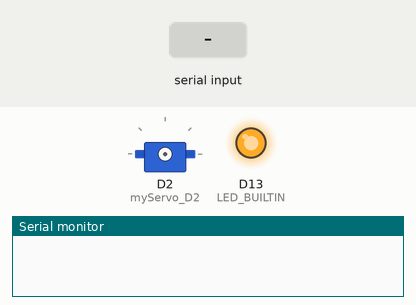
Bench run of a sketch on a simulated Seeed XIAO (SAMD21). Shown: servo, output pins drawn as LEDs (lit = HIGH), the last lines printed to the serial monitor. Inputs (shaded band) come from the test bench.

Above: at 1.2 s.
1.3 s: "cat" received over Serial
2.8 s: "dog" received over Serial
At 3.6 s:
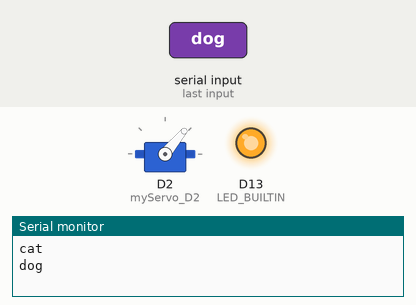
4.3 s: "person" received over Serial
At 5.2 s:
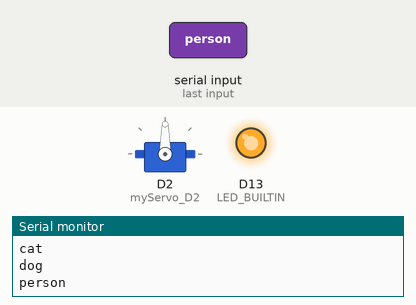
5.8 s: "pen" received over Serial
At 7.0 s:
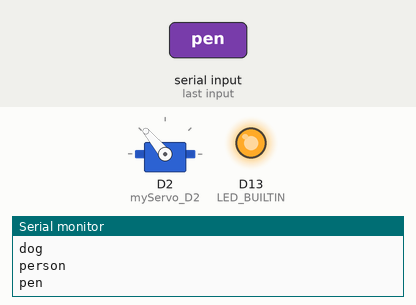
7.3 s: "unknown" received over Serial
At 8.5 s:
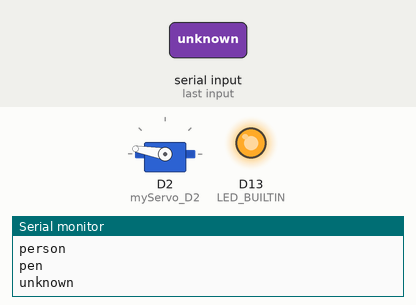
8.8 s: "a" received over Serial
At 9.3 s:
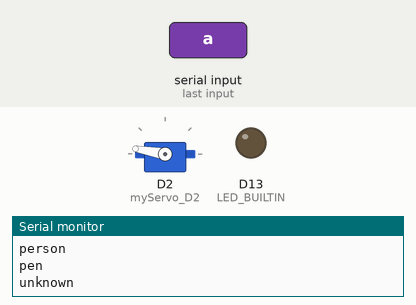
Timing chart, 0 to 11.3 s (numbered marks = the images above; inputs shaded):
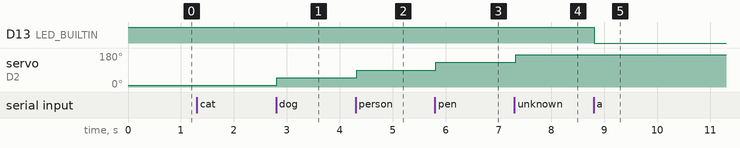

The sketch:

a03-hug-servo.ino
```cpp
/*
 * webSerial for testing javascript connection with an arduino
 *
 * Latest work at   https://github.com/hpssjellis/webMLserial
 *
 * Note: On the Arduino Serial monitor make sure no line-ending or if statements will not work
 *
 * Android https://hpssjellis.github.io/web-serial-polyfill/index.html
 * Laptops Desktops  https://hpssjellis.github.io/my-examples-of-arduino-webUSB-webSerial/public/index.html
 * IOS     not really sure
 *
 */


#include <Arduino.h> // Only needed for https://platformio.org/
#include <Servo.h>

Servo myServo_D2;


#define MYDEBUG             false


/*
#define CONVERT_G_TO_MS2    9.80665f
#define FREQUENCY_HZ        50
#define INTERVAL_MS         (1000 / (FREQUENCY_HZ + 1))
#define COLLECTION_SECONDS  1

float myFreq = FREQUENCY_HZ;
int mySeconds = COLLECTION_SECONDS;
int myMaxData = myFreq * mySeconds;
int myCount = 0;
int myDelay = INTERVAL_MS;   // non-block delay in milliseconds
unsigned long myStart;
unsigned long myReset = 0;
*/

String readString;
bool mySendData = true;
int myA0;

void setup() {
  Serial.begin(115200);
  pinMode(LED_BUILTIN, OUTPUT);
 // myServo_D2.attach(D2);   // D2 should do PWM on Portenta

 // pinMode(A0, INPUT);
  digitalWrite(LED_BUILTIN, HIGH);   // onboard LED, HIGH = off
  while (!Serial) {}                // do nothing and wait

//  myStart = millis();   // set delay
//  randomSeed(analogRead(A1));  // A1 pin on XIAO or Portenta does not have to be connected to anything
  //Serial.println("timestamp,A0");  // CSV file heading titles


}

void loop() {
  delay(3);


/*
  if ( (millis() - myStart ) >= myDelay) {
     myStart = millis();      //  reset the delay time
     myCount += 1;
     myA0 = analogRead(A0);
     //Serial.println( String(myStart)+ "," + String(analogRead(A0)) + "," + String(analogRead(A1)) + "," +  String(analogRead(A2))  );
     if (myCount > myMaxData){
        mySendData = false;   // stop sending data when amount reached
     }
     if (mySendData){
       // Serial.println( String(myStart-myReset)+ "," + String(x) + "," + String(y) + "," +  String(z)  );
        Serial.println( String(myStart-myReset) + "," + String(myA0) );
     }
   }


*/
   while (Serial.available()) {
    delay(3);
    char myChar = Serial.read();
    readString += myChar;
  }

  if (readString.length() > 0) {
    readString.trim();  // get rid of last weird character

    if (MYDEBUG){
      Serial.println(readString);
    }

    if (readString[0] == 'a'){
      digitalWrite(LED_BUILTIN, LOW); //onboard LED LOW = on
    }
    if (readString[0] == 'b'){
      digitalWrite(LED_BUILTIN, HIGH);
    }

   /*
    if (readString == "start"){
       myCount = 0;
       myStart = millis();      //  reset the delay time
       myReset = millis();
       mySendData = true;
    }
    if (readString == "stop"){
      myCount = 0;
      myStart = millis();      //  reset the delay time
      myReset = millis();
      mySendData = false;
    }

    if (readString[0] == 'd'){
       int myIn = readString.substring(1).toInt();
       if (MYDEBUG){
          Serial.println("Setting the delay for " + String(myIn) + " milliseconds");
       }
       myDelay = myIn;
       // myDelay = (1000 / (myFreq + 1));
       if (myDelay > 0){
          myFreq = 1000 / (myDelay * 1.000);
       } else {myFreq = 0.00001;}
       if (MYDEBUG){
          Serial.println("Setting the frquency to " + String(myFreq,3) + " Hz");
       }
       myMaxData = myFreq * mySeconds;
       myCount = 0;
       myStart = millis();      //  reset the delay time
       myReset = millis();
       mySendData = true;
    }

        if (readString[0] == 'c'){
       int myIn = readString.substring(1).toInt();
       if (MYDEBUG){
          Serial.println("Collecting for " + String(myIn) + " seconds");
       }
       mySeconds = myIn;
       myMaxData = myFreq * mySeconds;
       myCount = 0;
       myStart = millis();      //  reset the delay time
       myReset = millis();
       mySendData = true;
    }
        if (readString[0] == 'f'){
       float myIn = readString.substring(1).toFloat();
       if (MYDEBUG){
          Serial.println("Setting the frquency to " + String(myIn,3) + " Hz");
       }
       myFreq = myIn;
       if (myFreq > 0){
       myDelay = (1000 / (myFreq)); }
       else {myDelay = 1000;}
       myMaxData = myFreq * mySeconds;
       myCount = 0;
       myStart = millis();      //  reset the delay time
       myReset = millis();
       mySendData = true;
    }


    if (readString == "firstline" ){
      Serial.println("timestamp,A0");  // CSV file heading titles
    }
*/
    if (readString == "cat" ){
      Serial.println("cat");
      myServo_D2.attach(D2);
      myServo_D2.write(10);          // servo at 90 degrees
      delay(1000);
    }
    if (readString == "dog" ){
      myServo_D2.attach(D2);
      Serial.println("dog");
      myServo_D2.write(50);          // servo at 90 degrees
      delay(1000);
    }
    if (readString == "person" ){
      myServo_D2.attach(D2);
      Serial.println("person");
      myServo_D2.write(90);          // servo at 90 degrees
      delay(1000);
    }
    if (readString == "pen" ){
      myServo_D2.attach(D2);
      Serial.println("pen");
      myServo_D2.write(130);          // servo at 90 degrees
      delay(1000);
    }
     if (readString == "unknown" ){
      myServo_D2.attach(D2);
      Serial.println("unknown");
      myServo_D2.write(170);          // servo at 90 degrees
      delay(1000);
    }
    readString = "";   // blank out the readString
  }
  myServo_D2.detach();
}
```

Measured:
- after the input at 2.8 s, servo on D2 (myServo_D2): 10° → 50° at once
- after the input at 4.3 s, servo on D2 (myServo_D2): 50° → 90° at once
- after the input at 5.8 s, servo on D2 (myServo_D2): 90° → 130° at once
- after the input at 7.3 s, servo on D2 (myServo_D2): 130° → 170° at once
- after the input at 8.8 s, D13 (LED_BUILTIN): HIGH → LOW at once
